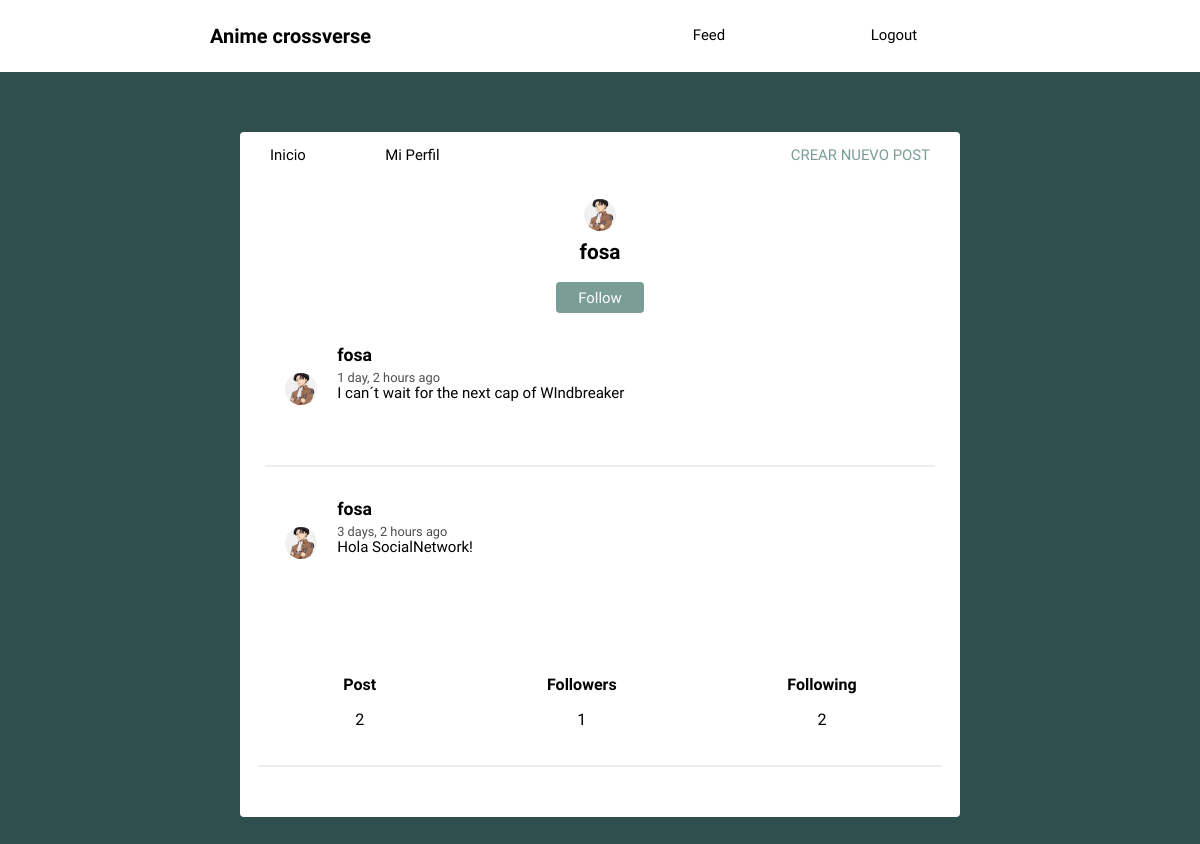
Screenshot of /profile/fosa/ (signed in) with the database file from the repository.
### social/models.py (models this page shows, shortened)
class Profile(models.Model):
    user = models.OneToOneField(User, on_delete=models.CASCADE)
    image = models.ImageField(default='avatar.jpeg')
    def following(self):
        followed_users_ids = Follow.objects.filter(
            follower_user=self.user).values_list('followed_user_id', flat=True)
        return User.objects.filter(id__in=followed_users_ids)

class Post(models.Model):
    user = models.ForeignKey(
        User, on_delete=models.CASCADE, related_name='posts')
    timestamp = models.DateTimeField(default=timezone.now)
    content = models.TextField()
    class Meta:
        ordering = ['-timestamp']

### social/views.py (the view, shortened to what this page needs)
# urls.py: path('profile/<str:username>/', views.profile, name='profile'),
@login_required(login_url='login')
def profile(request, username):
    user = request.user
    if username and username != user.username:
        user = User.objects.get(username=username)
        posts = user.posts.all()
        context = {
            'user': user,
            'posts': posts
        }
        return render(
            request,
            "social/profile.html",
            context
        )

### templates/social/profile.html
{% extends 'social/feed.html' %}
{% load humanize %}
{% block content %}
<div class="profile">
	<img src="{{ user.profile.image.url }}">
	<h2>{{ user.username }}</h2>
	{% if request.user != user %}
		{% if user not in request.user.profile.following %}
			<button><a class="follow-button" href="{% url 'start_follow' user.username %}">Follow</a></button>
		{% else %}
			<button><a class="follow-button" href="{% url 'stop_follow' user.username %}">Unfollow</a></button>
		{% endif %}
	{% endif %}
	{{ block.super }}
</div>
<div class="follow">
	<div>
		<h5>Post</h5>
		<p>{{ user.posts.count }}</p>
	</div>
	<div>
		<h5>Followers</h5>
		<p>{{ user.followed_users.count }}</p>
	</div>
	<div>
		<h5>Following</h5>
		<p>{{ user.follower_users.count }}</p>
	</div>
</div>
{% endblock %}

### templates/social/feed.html (shortened to what this page needs)
{% extends 'social/layout.html' %}
{% load humanize %}
{% block content %}
{% for post in posts %}
<article>
    <div class="container-article">
        <img src="{{ post.user.profile.image.url }}">
        <div>
            <h2 class="username"><a href="{% url 'profile' post.user.username %}">{{ post.user.username }}</a></h2>
            <time data-time="#">{{ post.timestamp|naturaltime }}</time>
            <div class="post">{{ post.content }}</div>
        </div>
    </div>
</article>
{% endfor %}
{% endblock %}

### static/style.css (style rules this page uses)
body { background: #2F4F4F; font-size: 62.5%; font-family: 'Varela Round', Helvetica, Arial, serif; }
h5 { font-size: 1rem; margin-bottom: 0; }
p { font-size: 1rem; }
button { font-size: 1rem; color: white; padding: 0.4rem 1.4rem; border: none; background: #7A9D96; border-radius: 4px; cursor: pointer; }
img { object-fit: cover; }
a { font-size: .93rem; text-decoration: none; color: black; }
article { width: 93%; margin: auto; padding: 40px 0; border-bottom: 2px solid #ECEEEF; }
.username { margin-bottom: .2rem; }
.username a { font-size: 1.1rem; }
.container-article { display: flex; }
.container-article img { height: 68px; width: 68px; margin-right: 10px; border-radius: 50%; }
article:last-child { border-bottom: 0; }
time { font-size: .8rem; opacity: .7; }
.post { font-size: .94rem; }
.profile { display: flex; align-items: center; flex-direction: column; }
.profile img { height: 2rem; width: 2rem; margin-right: 10px; border-radius: 50%; margin: 20px; }
.profile h2 { margin-top: -10px; font-size: 1.3rem; }
.follow { display: flex; width: 95%; justify-content: space-around; margin: 30px auto; text-align: center; border-bottom: 2px solid #ECEEEF; padding-bottom: 20px; }
.follow-button { color: white; }

### rows the page displays
Post: user.profile.image (picture), user.username "fosa", timestamp "1 day, 2 hours ago", content "I can´t wait for the next cap of WIndbreaker"
Post: user.profile.image (picture), user.username "fosa", timestamp "3 days, 2 hours ago", content "Hola SocialNetwork!"

### other values shown
{{ user.username }} "fosa"
{{ user.posts.count }} "2"
{{ user.followed_users.count }} "1"
{{ user.follower_users.count }} "2"
